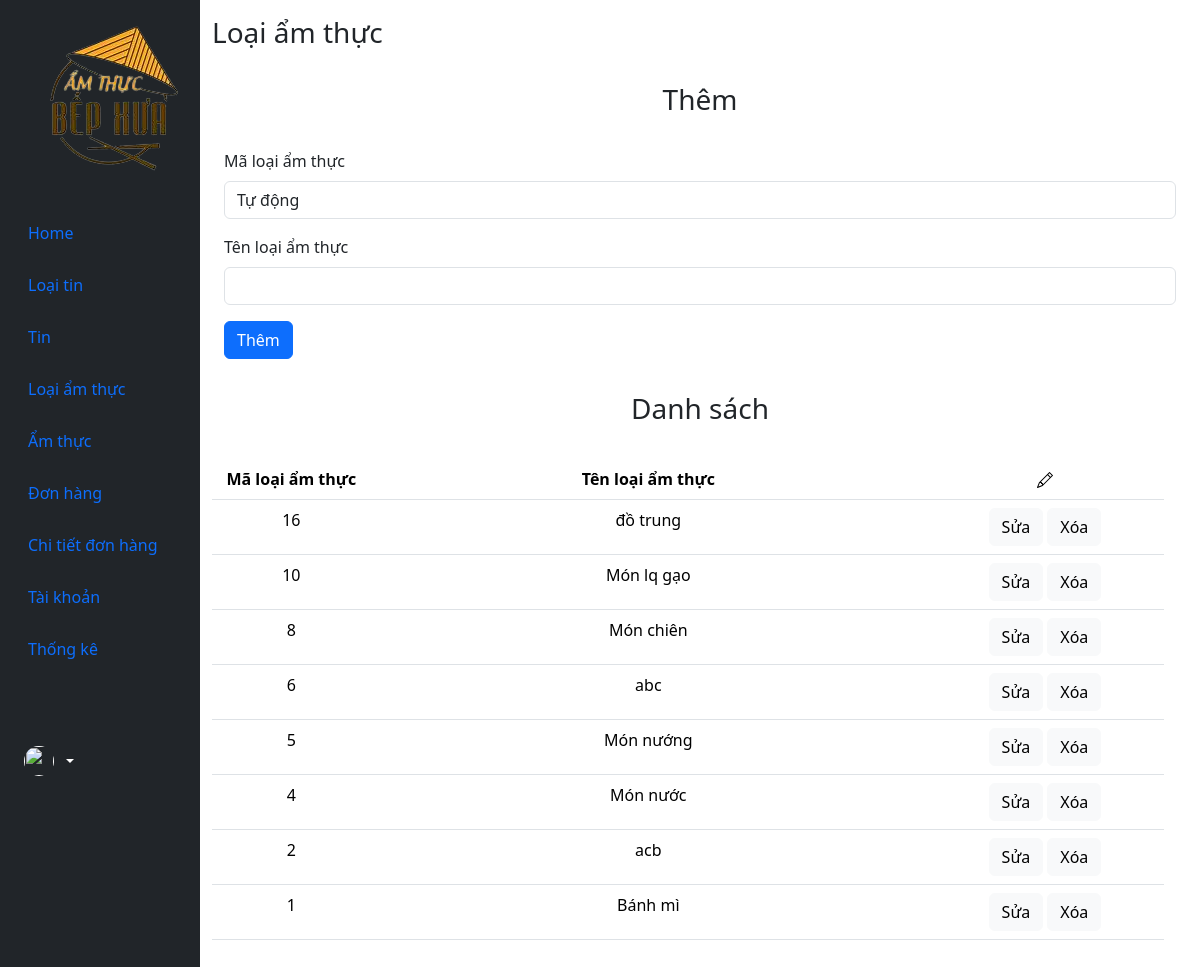
The app's page /admin/index.php?act=loaisanpham with its own data.
### tables this page shows
CREATE TABLE `loai_sp` (
  `ma_loaisp` int NOT NULL AUTO_INCREMENT,
  `ten_loaisp` varchar(150) NOT NULL,
  PRIMARY KEY (`ma_loaisp`)
);

### model/pdo.php (called while the page is built, shortened)
<?php
function pdo_get_connection()
{
    $dburl = "mysql:host=localhost;dbname=duan_1;charset=utf8";
    $username = 'trungglevan';
    $password = '220204Trungg@';
    $conn = new PDO($dburl, $username, $password);
    $conn->setAttribute(PDO::ATTR_ERRMODE, PDO::ERRMODE_EXCEPTION);
    return $conn;
}
function pdo_query($sql)
{
    $sql_args = array_slice(func_get_args(), 1);
    try {
        $conn = pdo_get_connection();
        $stmt = $conn->prepare($sql);
        $stmt->execute($sql_args);
        $rows = $stmt->fetchAll();
        return $rows;
    } catch (PDOException $e) {
        throw $e;
    } finally {
        unset($conn);
    }
}

### model/loai_sp.php (called while the page is built, shortened)
<?php
function loadall_loai_sp()
{
    $sql = "select * from loai_sp order by ma_loaisp desc";
    $list_loai = pdo_query($sql);
    return $list_loai;
}
?>

### admin/loai_sp/loaisanpham.php (the view, shortened to what this page needs)
<div class="col py-3">
    <h3>Loại ẩm thực</h3>
    <p class="lead">
    <div class="container">
        <h3 class="alert alert-white text-center">Thêm</h3>
        <form method="post" enctype="multipart/form-data">
            <div class="mb-3">
                <label for="" class="form-label">Mã loại ẩm thực</label>
                <input class="form-control" name="ma_loaisp" value="Tự động" readonly>
            </div>
            <div class="mb-3">
                <label for="" class="form-label">Tên loại ẩm thực</label>
                <input type="text" name="ten_loaisp" class="form-control" required>
            </div>
            <button type="submit" name="them" class="btn btn-primary">Thêm</button>
        </form>
    </div>
    </p>
    <ul class="list-unstyled">
        <li>
            <div class="container">
                <h3 class="alert alert-white text-center">Danh sách</h3>
                <table class="table">
                    <thead class="row">
                        <tr class="row">
                            <th scope="col" class="col-sm-2 text-center">Mã loại ẩm thực</th>
                            <th scope="col" class="col-sm-7 text-center">Tên loại ẩm thực</th>
                            <th scope="col" class="col-sm-3 text-center"></th>
                        </tr>
                    </thead>
                    <tbody class="row">
                        <?php foreach ($listloaisp as $loaisp) {
                            extract($loaisp);
                            $suasp = "index.php?act=edit_loaisanpham&ma_loaisp=" . $ma_loaisp; ?>
                            <tr class="row">
                                <td class="col-sm-2 text-center">
                                    <?= $ma_loaisp ?>
                                </td>
                                <td class="col-sm-7 text-center">
                                    <?= $ten_loaisp ?>
                                </td>
                                <td class="col-sm-3 text-center"><a href="<?= $suasp ?>"><button
                                            class="btn btn-light">Sửa</button></a>
                                    <button class="btn btn-light" onclick="getConfirm(<?= $ma_loaisp ?>)">
                                        Xóa
                                    </button>
                                </td>
                            </tr>
                        <?php } ?>
                    </tbody>
                </table>
            </div>
        </li>
    </ul>
</div>
</div>
</div>

### records on screen
loai_sp: ma_loaisp "16", ten_loaisp "đồ trung"
loai_sp: ma_loaisp "10", ten_loaisp "Món lq gạo"
loai_sp: ma_loaisp "8", ten_loaisp "Món chiên"
loai_sp: ma_loaisp "6", ten_loaisp "abc"
loai_sp: ma_loaisp "5", ten_loaisp "Món nướng"
loai_sp: ma_loaisp "4", ten_loaisp "Món nước"
loai_sp: ma_loaisp "2", ten_loaisp "acb"
loai_sp: ma_loaisp "1", ten_loaisp "Bánh mì"
